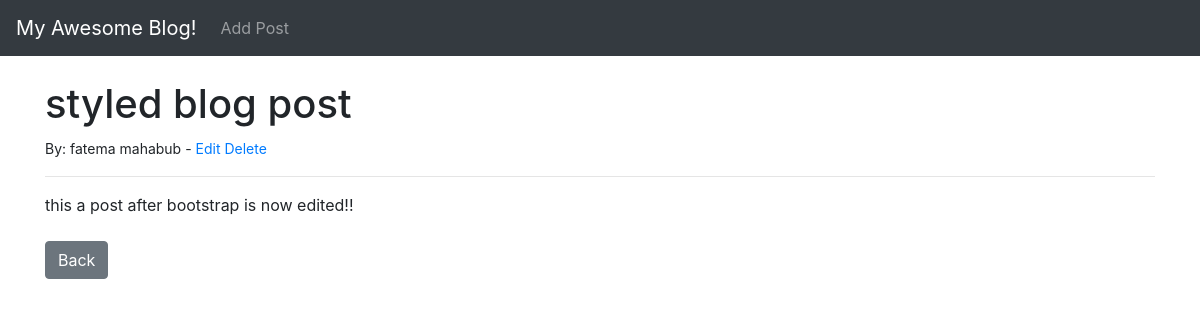
Page /article/5 on the committed database.
### login/models.py (models this page shows, shortened)
class Post(models.Model):
    title = models.CharField(max_length=255)
    title_tag = models.CharField(max_length=255)
    author = models.ForeignKey(User, on_delete=models.CASCADE)
    body = models.TextField()

### login/views.py (the view)
# urls.py: path('article/<int:pk>', ArticleView.as_view(), name= "article"),
class ArticleView(DetailView):
     model = Post
     template_name = 'article.html'

### login/templates/article.html (shortened to what this page needs)
{% extends 'base.html' %}
{% block content %}
<h1>{{ post.title }}</h1>
<small>By: {{ post.author.first_name }} {{ post.author.last_name }} -
    <a href="{% url 'update_post' post.pk %}">Edit</a>
    <a href="{% url 'delete_post' post.pk %}">Delete</a>
</small><br>
<hr>
{{ post.body }}<br><br>
<a href="{% url 'home' %}" class="btn btn-secondary"> Back</a>
{% endblock %}

### rows in the picture
Post: title "styled blog post", author.first_name "fatema", author.last_name "mahabub", body "this a post after bootstrap is now edited!!"
